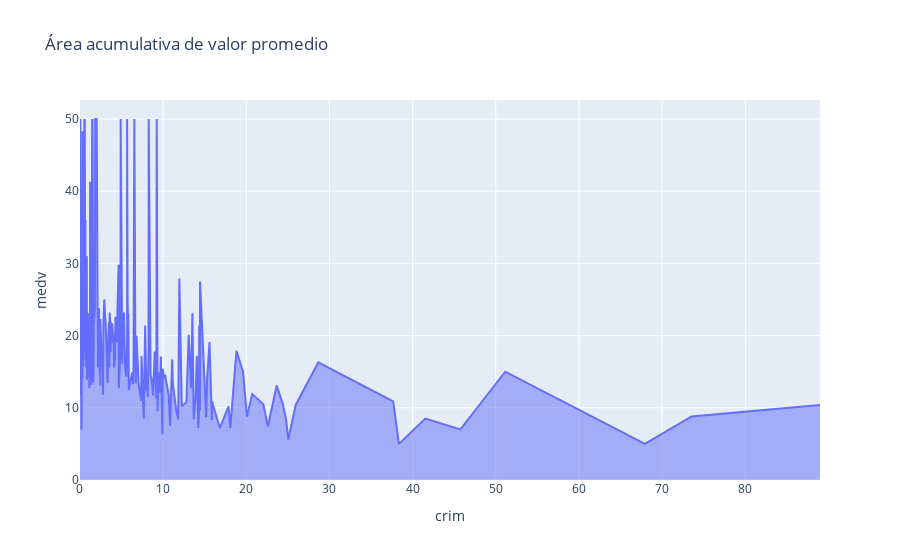

Here is the notebook cell this chart was saved with:
### Code cell
# areas
px.area(df, x='crim', y='medv', title='Área acumulativa de valor promedio').show()

### Figure 1 — Plotly figure (JSON) as saved in the notebook; plotly's stock layout.template omitted (floating-point values rounded to 4 significant figures; data arrays with more than 128 entries replaced by an {"elided": "..."} marker saying what was removed)
{"data": [{"fillpattern": {"shape": ""}, "hovertemplate": "crim=%{x}<br>medv=%{y}<extra></extra>", "legendgroup": "", "line": {"color": "#636efa"}, "marker": {"symbol": "circle"}, "mode": "lines", "name": "", "orientation": "v", "showlegend": false, "stackgroup": "1", "type": "scatter", "x": {"elided": "506 float values"}, "xaxis": "x", "y": {"elided": "506 float values"}, "yaxis": "y"}], "layout": {"legend": {"tracegroupgap": 0}, "title": {"text": "Área acumulativa de valor promedio"}, "xaxis": {"anchor": "y", "domain": [0, 1], "title": {"text": "crim"}}, "yaxis": {"anchor": "x", "domain": [0, 1], "title": {"text": "medv"}}}}
